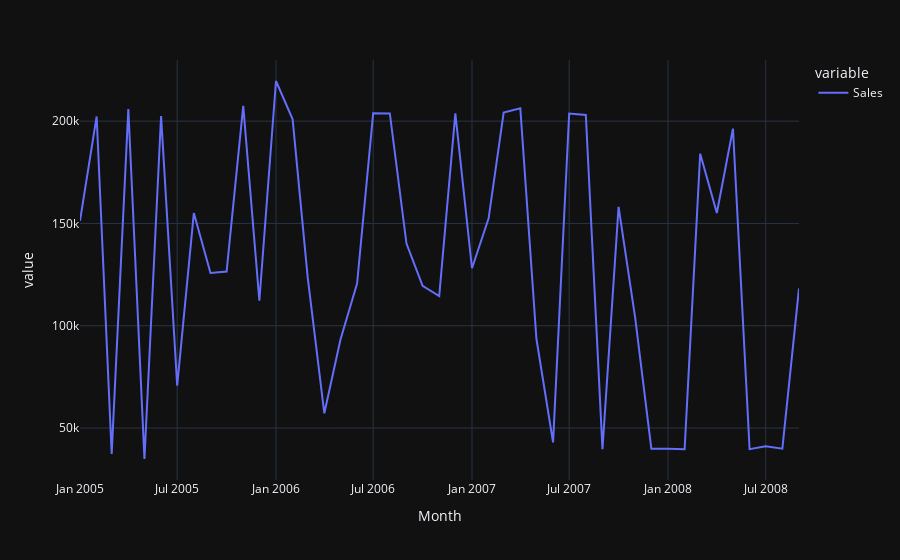

Notebook code for this chart:
### Code cell
px.line(airline["Sales"],template = 'plotly_dark')
